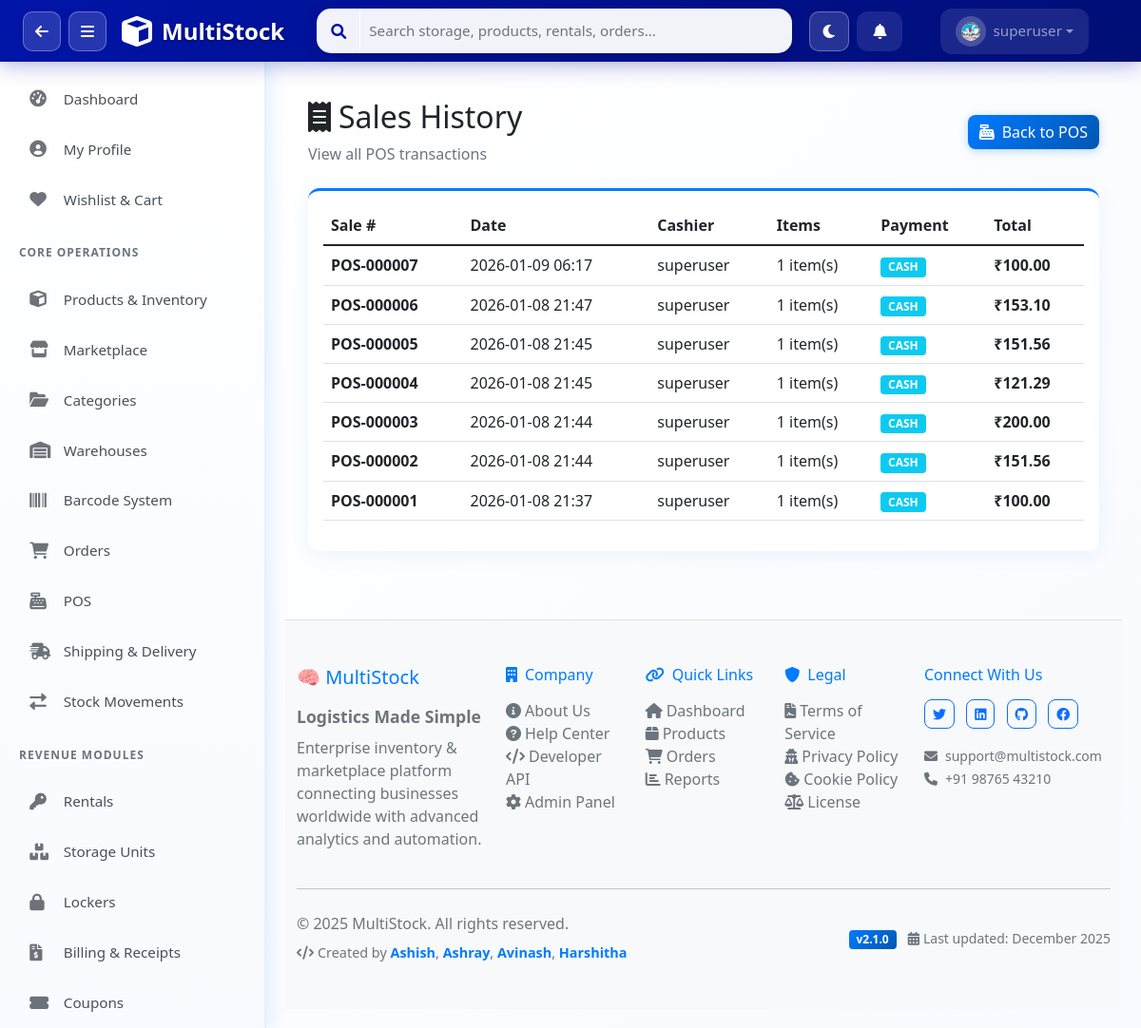
The app's page /pos/sales/ (signed in) with its own data.
### apps/users/models.py (models this page shows, shortened)
class UserProfile(models.Model):
    ROLE_CHOICES = [
        ('superadmin', 'SuperAdmin'),
        ('admin', 'Admin'),
        ('manager', 'Manager'),
        ('staff', 'Staff'),
        ('customer', 'Customer'),
    ]
    user = models.OneToOneField(User, on_delete=models.CASCADE, related_name='profile')
    role = models.CharField(max_length=20, choices=ROLE_CHOICES, default='staff')
    phone = models.CharField(max_length=20, blank=True)
    department = models.CharField(max_length=100, blank=True)
    employee_id = models.CharField(max_length=50, blank=True, unique=True, null=True)
    avatar = models.ImageField(upload_to='avatars/', blank=True, null=True)
    avatar_url = models.CharField(max_length=500, blank=True, null=True)
    bio = models.TextField(blank=True)
    is_active = models.BooleanField(default=True)
    last_login_ip = models.GenericIPAddressField(blank=True, null=True)
    created_at = models.DateTimeField(auto_now_add=True)
    updated_at = models.DateTimeField(auto_now=True)
    class Meta:
        app_label = 'users'
        verbose_name = 'User Profile'
        verbose_name_plural = 'User Profiles'

### apps/pos/models.py (models this page shows)
class POSSale(models.Model):
    sale_number = models.CharField(max_length=100, unique=True)
    customer = models.ForeignKey('customer.ListModel', on_delete=models.CASCADE, null=True, blank=True)
    total_amount = models.DecimalField(max_digits=10, decimal_places=2)
    tax_amount = models.DecimalField(max_digits=10, decimal_places=2, default=0)
    discount = models.DecimalField(max_digits=10, decimal_places=2, default=0)
    payment_method = models.CharField(max_length=50, default='cash')
    cashier = models.ForeignKey(User, on_delete=models.CASCADE)
    created_at = models.DateTimeField(auto_now_add=True)

### apps/pos/views.py (the view)
# urls.py: path('sales/', views.pos_sales, name='sales'),
@login_required
@require_role('superadmin', 'admin', 'subadmin', 'staff')
def pos_sales(request):
    sales = POSSale.objects.select_related('cashier').prefetch_related('items__product').order_by('-created_at')[:50]
    return render(request, 'pos/sales.html', {'sales': sales})

### apps/permissions/context_processors.py (called while the page is built)
def user_permissions(request):
    if not request.user.is_authenticated:
        return {'user_role': 'guest', 'permissions': {}}
    user_role = get_user_role(request.user)
    permissions = PERMISSION_MATRIX.get(user_role, {})
    return {
        'user_role': user_role,
        'permissions': permissions,
    }

### templates/pos/sales.html (shortened to what this page needs)
{% extends 'base.html' %}
{% load static %}
{% block content %}
<div class="container-fluid p-4">
    <div class="mb-4 d-flex justify-content-between align-items-center">
        <div>
            <h2><i class="fas fa-receipt me-2"></i>Sales History</h2>
            <p class="text-muted mb-0">View all POS transactions</p>
        </div>
        <a href="{% url 'pos:interface' %}" class="btn btn-primary">
            <i class="fas fa-cash-register me-2"></i>Back to POS
        </a>
    </div>
    <div class="card">
        <div class="card-body">
            <div class="table-responsive">
                <table class="table table-hover">
                    <thead>
                        <tr>
                            <th>Sale #</th>
                            <th>Date</th>
                            <th>Cashier</th>
                            <th>Items</th>
                            <th>Payment</th>
                            <th>Total</th>
                        </tr>
                    </thead>
                    <tbody>
                        {% for sale in sales %}
                        <tr>
                            <td><strong>{{ sale.sale_number }}</strong></td>
                            <td>{{ sale.created_at|date:"Y-m-d H:i" }}</td>
                            <td>{{ sale.cashier.get_full_name|default:sale.cashier.username }}</td>
                            <td>{{ sale.items.count }} item(s)</td>
                            <td><span class="badge bg-info">{{ sale.payment_method|upper }}</span></td>
                            <td><strong>₹{{ sale.total_amount }}</strong></td>
                        </tr>
                        {% empty %}
                        <tr>
                            <td colspan="6" class="text-center text-muted py-4">No sales recorded</td>
                        </tr>
                        {% endfor %}
                    </tbody>
                </table>
            </div>
        </div>
    </div>
</div>
{% endblock %}

### templates/components/navbar_actions.html (shortened to what this page needs)
<div class="navbar-nav d-flex align-items-center">
    <button class="btn btn-link text-white me-2 px-3 py-2 position-relative"
        style="border-radius: 12px; background: rgba(255,255,255,0.1); transition: all 0.3s ease;" title="Notifications"
        onclick="toggleNotifications()" id="notificationBtn">
        <i class="fas fa-bell" id="notificationIcon"></i>
    </button>
    <div class="nav-item dropdown">
        <a class="nav-link dropdown-toggle d-flex align-items-center" href="#" role="button" data-bs-toggle="dropdown"
            style="background: rgba(255,255,255,0.1); border-radius: 12px; padding: 8px 16px; transition: all 0.3s ease;">
            <div class="me-2"
                style="background: rgba(255,255,255,0.2); padding: 6px; border-radius: 50%; width: 32px; height: 32px; display: flex; align-items: center; justify-content: center;">
                {% with avatar_url=user.customer_profile.avatar_url|default:user.profile.avatar_url|default:'' %}
                    {% if avatar_url %}
                    <img src="{{ avatar_url }}" id="navbarUserPhoto" onerror="this.style.display='none';this.nextElementSibling.style.display='flex';"
                    style="width: 20px; height: 20px; border-radius: 50%; object-fit: cover;">
                    {% else %}
                    <i class="fas fa-user" style="font-size: 0.9rem;" id="navbarUserIcon"></i>
                    {% endif %}
                {% endwith %}
            </div>
            <span style="font-weight: 500;">{{ user.username }}</span>
        </a>
    </div>
</div>

### static/css/multistock.css (style rules this page uses)
.card { box-shadow: 0 0.125rem 0.25rem rgba(0, 0, 0, 0.075); }
.card { border: none; box-shadow: 0 4px 20px rgba(0, 123, 255, 0.08); background: white; border-radius: 12px; border-top: 3px solid #007bff; transition: all 0.3s ease; }
.btn-primary { background: linear-gradient(135deg, #007bff 0%, #0056b3 100%); border: none; border-radius: 8px; box-shadow: 0 2px 10px rgba(0, 123, 255, 0.3); transition: all 0.3s ease; }
body { background: linear-gradient(135deg, #ffffff 0%, #f8faff 100%); }

### static/css/sidebar.css (style rules this page uses)
.nav-item, .nav-header { display: flex; align-items: center; padding: 0.85rem 1.2rem; color: #495057; text-decoration: none; transition: all 0.3s ease; cursor: pointer; border-radius: 10px; margin: 3px 12px; font-weight: 500; font-size: 0.95rem; }
body { display: flex; flex-direction: column; min-height: 100vh; }

### templates/base.html (style rules this page uses)
.btn { border-radius: 8px; font-weight: 500; }

### records on screen
UserProfile: avatar_url (picture)
POSSale: sale_number "POS-000007", created_at "2026-01-09 06:17", cashier.get_full_name "superuser", items.count "1", payment_method "CASH", total_amount "100.00"
POSSale: sale_number "POS-000006", created_at "2026-01-08 21:47", cashier.get_full_name "superuser", items.count "1", payment_method "CASH", total_amount "153.10"
POSSale: sale_number "POS-000005", created_at "2026-01-08 21:45", cashier.get_full_name "superuser", items.count "1", payment_method "CASH", total_amount "151.56"
POSSale: sale_number "POS-000004", created_at "2026-01-08 21:45", cashier.get_full_name "superuser", items.count "1", payment_method "CASH", total_amount "121.29"
POSSale: sale_number "POS-000003", created_at "2026-01-08 21:44", cashier.get_full_name "superuser", items.count "1", payment_method "CASH", total_amount "200.00"
POSSale: sale_number "POS-000002", created_at "2026-01-08 21:44", cashier.get_full_name "superuser", items.count "1", payment_method "CASH", total_amount "151.56"
POSSale: sale_number "POS-000001", created_at "2026-01-08 21:37", cashier.get_full_name "superuser", items.count "1", payment_method "CASH", total_amount "100.00"

### other values on screen
{{ user.username }} "superuser"
